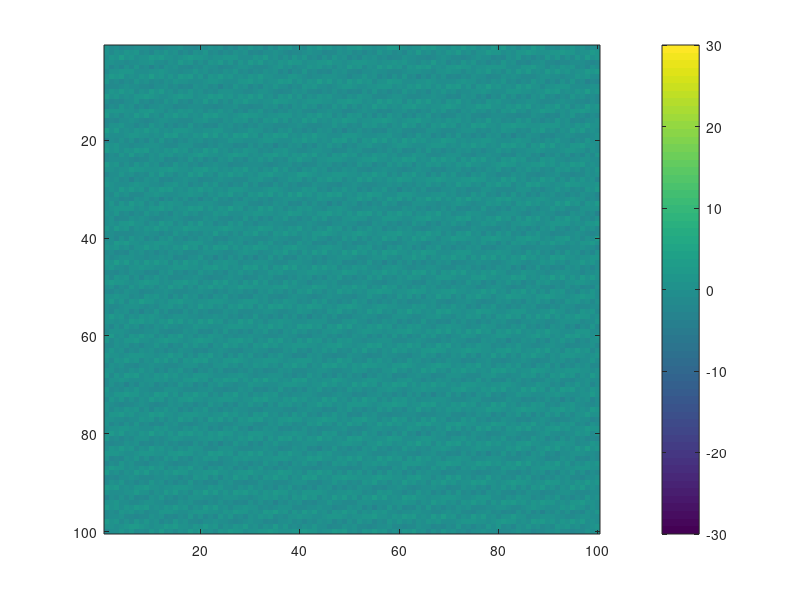

This figure's MATLAB source: (Note: this script raises an error after producing the figure.)
% For the alfven modes 3D
%--------------------------------------------------------------------------
% Define the parameters of your simulation
grid_size = [100, 100, 100];  % Size of the simulation grid
dx = 0.06;  % Spatial resolution (grid spacing)
dt = 0.06;  % Temporal resolution (time step)

% Number of waves;
nw=15;

% Define the wave parameters for each mode
amplitude = ones(1, nw);  % Wave amplitudes for each mode
kx = 2*pi*rand(1, nw) ./ (dx);  % Wave vectors in x-direction for each mode (randomly generated)
ky = 2*pi*rand(1, nw) ./ (dx);  % Wave vectors in y-direction for each mode (randomly generated)
omega = 2*pi*rand(1, nw) ./ dt;  % Angular frequencies for each mode (randomly generated)
phase = 2*pi*rand(1, nw); % Random phase for each mode

kx0=kx; ky0=ky; omega0=omega;

k0 = sqrt(kx0.^2 + ky0.^2);

% Create a grid of coordinates
x = dx * (-grid_size(2)/2:grid_size(2)/2-1);
y = dx * (-grid_size(1)/2:grid_size(1)/2-1);
z = dx * (-grid_size(1)/2:grid_size(1)/2-1);

[X, Y, Z] = meshgrid(x, y, z);

% Initialize arrays for magnetic field components
Bx = zeros(grid_size);
By = zeros(grid_size);
Bz = zeros(grid_size);

vx = zeros(grid_size);
vy = zeros(grid_size);
vz = zeros(grid_size);

% Superposition of the modes

for i = 1:length(amplitude)
    Bx = Bx + amplitude(i) * cos(kx(i)*X + ky(i)*Y + omega(i)*dt + phase(i)) ;%+ wnoise/nw;
    By = By + amplitude(i) * sin(kx(i)*X + ky(i)*Y + omega(i)*dt + phase(i)) ;%+ wnoise/nw;
    % Compute the velocity field components
    vx = By;
    vy = -Bx;
end


%--------------------------------------------------------------------------


% For the alfven modes and different times to extract the frequencies
%--------------------------------------------------------------------------
% Define the parameters of your simulation
grid_size = [100, 100];  % Size of the simulation grid
dx = 0.06;  % Spatial resolution (grid spacing)
dt = 0.06;  % Temporal resolution (time step)

% Number of waves;
nw=3;

% Define the wave parameters for each mode
amplitude = ones(1, nw);  % Wave amplitudes for each mode
kx = 2*pi*rand(1, nw) ./ (dx);  % Wave vectors in x-direction for each mode (randomly generated)
ky = 2*pi*rand(1, nw) ./ (dx);  % Wave vectors in y-direction for each mode (randomly generated)
omega = 2*pi*rand(1, nw) ./ dt;  % Angular frequencies for each mode (randomly generated)
phase = 2*pi*rand(1, nw); % Random phase for each mode

kx0=kx; ky0=ky; omega0=omega;

k0 = sqrt(kx0.^2 + ky0.^2);

% Create a grid of coordinates
x = dx * (-grid_size(2)/2:grid_size(2)/2-1);
y = dx * (-grid_size(1)/2:grid_size(1)/2-1);
[X, Y] = meshgrid(x, y);

% Initialize arrays for magnetic field components
Bx = zeros(grid_size);
By = zeros(grid_size);

Bx_i = zeros(100,100,100);
By_i = zeros(100,100,100);
Bz_i = zeros(100,100,100);

vx_i = zeros(100,100,100);
vy_i = zeros(100,100,100);

B0=1;
wnoise= rand(1)*B0*X;

% Superposition of the modes
for dt_i = 1:100
    for i = 1:length(amplitude)
        Bx = Bx + amplitude(i) * cos(kx(i)*X + ky(i)*Y - omega(i)*dt_i*dt + phase(i)) ;%+ wnoise/nw;
        By = By + amplitude(i) * sin(kx(i)*X + ky(i)*Y - omega(i)*dt_i*dt + phase(i)) ;%+ wnoise/nw;
        % Compute the velocity field components
        vx = By;
        vy = -Bx;
        %vz = zeros(grid_size);
        % safe the waves for different times
        Bx_i(:,:,dt_i) = Bx;
        By_i(:,:,dt_i) = By;
        vx_i(:,:,dt_i) = vx;
        vy_i(:,:,dt_i) = vy;
    end
end

%--------------------------------------------------------------------------
Bx=Bx_i; % this comes from the other previous for loop with the data

%--------------------------------------------------------------------------
% Let's visualise the waves
time=(1:100)*dt;
t=1;
for t=1:100
    f1=figure(1);
    imagesc(Bx(:,:,t))
    hold on
    colorbar; caxis([-30 30]);
    colormap('parula')
    title('time='+string(time(t)))
    hold off
end
%--------------------------------------------------------------------------


%Bx1=Bx_i(:,:,19); By1=By_i(:,:,19);  
%--------------------------------------------------------------------------
%Bx=Bx1; By=By1; 
%--------------------------------------------------------------------------

%--------------------------------------------------------------------------
Bx=Bx_i(:,:,:);
By=By_i(:,:,:);
Bz=Bz_i(:,:,:);

% Parameters for FFT and Iterative Filtering
fs = 1; % Sampling frequency (modify according to your data)

% Perform 3D FFT on the Bz component
Bx_fft = fftn(Bx);
By_fft = fftn(By);
Bz_fft = fftn(Bz);

%shift the fourier transform
Bx_fft = fftshift(Bx_fft);
By_fft = fftshift(By_fft);
Bz_fft = fftshift(Bz_fft);

Bx_power_spectrum = abs(Bx_fft).^2;
By_power_spectrum = abs(By_fft).^2;
Bz_power_spectrum = abs(Bz_fft).^2;

BT_power_spectrum = Bx_power_spectrum + By_power_spectrum + Bz_power_spectrum;


% Reduce as integrated circles in a single kx ky plane
%--------------------------------------------------------------------------
% Get the size of the Bz_fft array
[nx, ny, nt] = size(Bz_fft);

% Create grids for kx and ky
kx=((0:nx-1)-nx/2).*2*pi/(nx * (1*dx)); %Includes negative wavenumbers
ky=((0:ny-1)-ny/2).*2*pi/(ny * (1*dx));
om=((0:ny-1)-nt/2).*2*pi/(nt * (1*dt));

[Kx, Ky] = meshgrid(kx, ky);

k_max = 2*pi/(dx);
k_per = linspace(0,k_max,100);
n_k_per = length(k_per);

Bz_ps_s= zeros(1,n_k_per);
for i=2:n_k_per
    k_index =(k_per(i-1) < sqrt(Kx.^2  + Ky.^2)) & (sqrt(kx.^2  + ky.^2)< k_per(i));
    Bz_ps_s(1,i) =sum(BT_power_spectrum(:,:,1).*k_index, 'all');
end

f1=figure(1)
plot(k_per,Bz_ps_s)
%--------------------------------------------------------------------------



% Reduce as integrated circles for multiple kx ky planes to make the plot
% with the frequency
%--------------------------------------------------------------------------
% Get the size of the Bz_fft array
[nx, ny, nt] = size(Bz_fft);

% Create grids for kx and ky
kx=((0:nx-1)-nx/2).*2*pi/(nx * (1*dx)); %Includes negative wavenumbers
ky=((0:ny-1)-ny/2).*2*pi/(ny * (1*dx));
om=((0:ny-1)-nt/2).*2*pi/(nt * (1*dt));

[Kx, Ky] = meshgrid(kx, ky);

k_max = 2*pi/(dx);
k_per = linspace(0,k_max,100);
n_k_per = length(k_per);

Bz_ps_2Ds= zeros(n_k_per,100);
for t=1:100
    for i=2:n_k_per
        k_index =(k_per(i-1) < sqrt(Kx.^2  + Ky.^2)) & (sqrt(kx.^2  + ky.^2)< k_per(i));
        Bz_ps_s(1,i) = sum(BT_power_spectrum(:,:,t).*k_index, 'all');
    end
    Bz_ps_2Ds(:,t) = Bz_ps_s;
end

[K_per, Om] = meshgrid(k_per, om)

f2=figure(2)
%hc=pcolor(Kxo, Om, Bz_ps_2Ds)
hc=pcolor(K_per, Om, log(Bz_ps_2Ds))
hold on
set(hc,'edgecolor','none');
colorbar
hold off
%--------------------------------------------------------------------------


% this is for the case where it is not shifted
%kx = 2 * pi * (-nx/2:nx/2-1) / (nx * (1*dx));
%ky = 2 * pi * (-ny/2:ny/2-1) / (ny * (1*dx));

% Get the size of the Bz_fft array
[nx, ny, nt] = size(Bz_fft);

% Create grids for kx and ky
kx=((0:nx-1)-nx/2).*2*pi/(nx * (1*dx)); %Includes negative wavenumbers
ky=((0:ny-1)-ny/2).*2*pi/(ny * (1*dx));
om=((0:ny-1)-nt/2).*2*pi/(nt * (1*dt));

k = sqrt(kx.^2 + ky.^2);

[Kxy, Ky] = meshgrid(kx, ky);
[Kxo, Om] = meshgrid(kx, om);

%--------------------------------------------------------------------------
% Let's visualise the power spectrum time evolution
t=1;
for t=1:100
    f2=figure(2);
    %hc=pcolor(Kx,Ky,log(Bz_power_spectrum(:,:,t)));
    hc=pcolor(Kxy,Ky,log(squeeze(Bz_power_spectrum(:,:,t))));
    hc=pcolor(Kxo,Om,log(squeeze(Bz_power_spectrum(:,t,:))));
    hold on
    set(hc,'edgecolor','none');
    colorbar; caxis([-15 15]);
    colormap('parula')
    %xlim([0 Kx(end,end)]);
    %ylim([0 Kx(end,end)]);
    hold off
end
%--------------------------------------------------------------------------

%--------------------------------------------------------------------------
t=1;
for t=1:100
    f2=figure(2); 
    dum = log(squeeze(Bz_power_spectrum(t,5,:)));
     TF = islocalmax(dum); % find the local maxima
     kx_TF = om.*TF'; 
     vtf = nonzeros(kx_TF);
    %plot(kx,dum);
    plot(om,dum);
    hold on
    %hc=pcolor(Kxo,Om,log(squeeze(Bz_power_spectrum(:,1,:))));
    %xlim([0 Kx(end,end)]);
    %ylim([0 Kx(end,end)]);
    title(string(vtf))
    hold off
end

%--------------------------------------------------------------------------

%--------------------------------------------------------------------------
% Initialize arrays to store results
amplitudes = zeros(nx, ny);
frequencies_o = zeros(nx, ny); %this will include the k and omegas
frequencies_g = zeros(nx, ny);

% Interpolate the amplitudes and frequencies to a wavenumber and temporal frequency grid
numGridPoints = 100; % Number of points in the grid. This works only with 100 because the way...
k_max = max(k);

freq_max = 1/(dt); % Maximum temporal frequency
omega_max = 2*pi*freq_max;%max(max(max(frequencies)));

wavenumbers = linspace(0, k_max, numGridPoints);
omegas = linspace(0, omega_max, numGridPoints);
%--------------------------------------------------------------------------


% %--------------------------------------------------------------------------
% % This shows that the time evolution of each point of Bz have the same 
% % time frequency information 
% i=10;j=20;
% for i=1:50
%     for j=1:50
%         f5=figure(5);
%         dum=squeeze(Bz_fft(i,j,:));
%         dum=fft(dum);
%         dum=abs(dum).^2;
%         plot(omegas,log(dum),LineWidth=2)
%         hold on
%         title('time='+string(time(t)))
%         ylim([-8 12])
%         hold off
%     end
% end
% %--------------------------------------------------------------------------

% %--------------------------------------------------------------------------
% % This shows that each kx and ky have a different time evolution. Also,
% % their the time fft of each pair kx and ky can give different frequencies
% % and power intensities. 
% i=10;j=20;
% for i=1:50
%     for j=1:50
%         f5=figure(5);
%         dum=squeeze(Bz_power_spectrum(i,j,:));
%         dum=fft(dum);
%         dum=abs(dum).^2;
%         plot(omegas,log(dum),LineWidth=2)
%         hold on
%         title('time='+string(time(t)))
%         ylim([-8 20])
%         hold off
%     end
% end
% %--------------------------------------------------------------------------

%--------------------------------------------------------------------------
omegas_TF_i=zeros(numGridPoints,numGridPoints); 
power2_i=zeros(numGridPoints,numGridPoints); 

omegas_TF_j=zeros(numGridPoints,numGridPoints); 
power2_j=zeros(numGridPoints,numGridPoints); 

i=10;j=20;
for i=1:numGridPoints
    for j=1:numGridPoints
        %if(j<=i)

%         numIterations=1;
%         % Apply Iterative Filtering
%         for k = 1:numIterations
%             % Perform the inverse 2D FFT
%             Bz_ifft = ifft2(Bz_fft);
% 
%             % Remove high-frequency noise
%             Bz_ifft(i, j, :) = 0;
% 
%             % Perform the 2D FFT
%             Bz_fft = fft2(Bz_ifft);
%         end
%         %shift the fourier transform
%         Bz_fft = fftshift(Bz_fft);
%         Bz_power_spectrum = abs(Bz_fft).^2;

        % compute the the fft in time of the amplitude for each kx ky pair
        dum=squeeze(Bz_power_spectrum(i,j,:)); % 100,1
        %dum=squeeze(Bz(i,j,:)); % 100,1
        dum=fft(dum);
        dum=fftshift(dum);
        dum=abs(dum).^2;

        TF = islocalmax(dum); % find the local maxima
        omegas_TF = omegas'.*TF; % find the frequency of the local maxima
        power2 = dum.*TF; % get the value of the local maxima


        % safe the time frequencies for each kx ky pair
        omegas_TF_j(:,j) =  omegas_TF;
        power2_j(:,j) =  power2;
        %             disp(i)
        %             disp(j)
        %end
    end
    omegas_TF_i =  mean(omegas_TF_j,2); % compute the average over j
    power2_i(:,i) =  mean(power2_j,2);
end


[K_grid, Omega_grid] = meshgrid(wavenumbers, omegas);

%--------------------------------------------------------------------------
f6=figure(6);
hc=pcolor(K_grid,omegas,log(power2_i));
hold on
set(hc,'edgecolor','none');
colorbar
xlabel('k')
ylabel('\omega')
hold off
%--------------------------------------------------------------------------

%--------------------------------------------------------------------------













%--------------------------------------------------------------------------


% Perform Iterative Filtering for each pair (kx, ky)
i=10;j=10;

for i = 1:nx
    for j = 1:ny
        % Extract the complex value at current (kx, ky) pair
        Bz_k = squeeze(Bz_fft(i, j, :));
        amplitude = abs(Bz_k);

        % Empirical mode decomposition
        q = amplitude;
        [imf,~,~] = emd(q,Interpolation="pchip");

        IMF_ft = fft(imf); % get the frequency

        L=length(imf);
        Y = fft(imf(:,2));
        P2 = abs(Y/L);
        P1 = P2(1:L/2+1);
        P1(2:end-1) = 2*P1(2:end-1);

        ff = fs*(0:(L/2))/L;
        f4=figure(4)
        plot(ff,P1) 
        title("Single-Sided Amplitude Spectrum of X(t)")
        xlabel("f (Hz)")
        ylabel("|P1(f)|")
        
        % I need to get teh index
        ind = ff(P1==max(P1))

        imf_mean = mean(imf); % average amplitude
        omega_f_mean = mean(abs(real(omega_f))); %real frequency
        gamma_f_mean = mean(abs(imag(omega_f))); %imaginary frequency

        


        % does it makes sense to compute a weigthed power average with the
        % frequencies?
        


        % the idea is to get the a condition to store the data in the
        % appropiated 

        

        % Store the results
        amplitudes(i, j) = imf_mean;
        frequencies_o(i, j) = omega_f_mean;
        frequencies_g(i, j) = gamma_f_mean;
    end
end

%--------------------------------------------------------------------------



%--------------------------------------------------------------------------
% Sum up the corresponding powers over all found frequencies
power_grid = zeros(numGridPoints, numGridPoints);
for t = 1:nt
    for i = 1:nx
        for j = 1:ny
            k_index = find(abs(kx - Kx(i, j)) < k_max/numGridPoints/2);
            omega_index = find(abs(omegas - frequencies(i, j, t)) < omega_max/numGridPoints/2);
            
            if ~isempty(k_index) && ~isempty(omega_index)
                power_grid(omega_index, k_index) = power_grid(omega_index, k_index) + amplitudes(i, j, t)^2;
            end
        end
    end
end
%--------------------------------------------------------------------------


%--------------------------------------------------------------------------
% Smooth the power grid using Gaussian filtering
sigma = 2; % Standard deviation of the Gaussian filter
power_grid_smoothed = imgaussfilt(power_grid, sigma);

% Display the smoothed power grid
figure;
subplot(1,2,1)
%imagesc(wavenumbers, omegas, power_grid_smoothed);
hc=pcolor(wavenumbers, omegas, log(power_grid));
hold on
set(hc,'edgecolor','none');
colorbar;
xlabel('Wavenumber');
ylabel('Omega');
title('Power Grid');
hold off
subplot(1,2,2)
hc=pcolor(wavenumbers, omegas, log(power_grid_smoothed));
hold on
set(hc,'edgecolor','none');
colorbar;
xlabel('Wavenumber');
ylabel('Omega');
title('Smoothed Power Grid');
hold off

figure
histogram(omega./(2*pi),10)
%--------------------------------------------------------------------------







load("sinusoidalSignalExampleData.mat","X","fs")
[imf,residual,info] = emd(X,Interpolation="pchip");
[hs,f,t] = hht(imf,fs);

f1=figure(1)
plot(t)





% For the alfven modes
%--------------------------------------------------------------------------
% Define the parameters of your simulation
grid_size = [100, 100];  % Size of the simulation grid
dx = 1;  % Spatial resolution (grid spacing)
dt = 0.1;  % Temporal resolution (time step)

% Define the wave parameters for each mode
amplitude = ones(1, 20);  % Wave amplitudes for each mode
kx = 2*pi*rand(1, 20) ./ dx;  % Wave vectors in x-direction for each mode (randomly generated)
ky = 2*pi*rand(1, 20) ./ dx;  % Wave vectors in y-direction for each mode (randomly generated)
omega = 2*pi*rand(1, 20) ./ dt;  % Angular frequencies for each mode (randomly generated)

% Create a grid of coordinates
x = dx * (-grid_size(2)/2:grid_size(2)/2-1);
y = dx * (-grid_size(1)/2:grid_size(1)/2-1);
[X, Y] = meshgrid(x, y);

% Initialize arrays for magnetic field components
Bx = zeros(grid_size);
By = zeros(grid_size);
Bz = zeros(grid_size);

% Superposition of the modes
for i = 1:length(amplitude)
    phase = rand * 2 * pi;  % Random phase for each mode
    Bx = Bx + amplitude(i) * cos(kx(i)*X + ky(i)*Y - omega(i)*dt + phase);
    By = By + amplitude(i) * sin(kx(i)*X + ky(i)*Y - omega(i)*dt + phase);
end

% Compute the velocity field components
vx = By;
vy = -Bx;
vz = zeros(grid_size);

Bx1=Bx; By1=By; Bz1=Bz; 

% Plot the magnetic field components
figure;
subplot(2, 2, 1);
imagesc(x, y, Bx);
colorbar;
xlabel('x');
ylabel('y');
title('Bx');
subplot(2, 2, 2);
imagesc(x, y, By);
colorbar;
xlabel('x');
ylabel('y');
title('By');
subplot(2, 2, 3);
imagesc(x, y, Bz);
colorbar;
xlabel('x');
ylabel('y');
title('Bz');
subplot(2, 2, 4);
quiver(X, Y, Bx, By);
xlabel('x');
ylabel('y');
title('Magnetic Field Vector');

% Plot the velocity field components
figure;
subplot(2, 2, 1);
imagesc(x, y, vx);
colorbar;
xlabel('x');
ylabel('y');
title('vx');
subplot(2, 2, 2);
imagesc(x, y, vy);
colorbar;
xlabel('x');
ylabel('y');
title('vy');
subplot(2, 2, 3);
imagesc(x, y, vz);
colorbar;
xlabel('x');
ylabel('y');
title('vz');
subplot(2, 2, 4);
quiver(X, Y, vx, vy);
xlabel('x');
ylabel('y');
title('Velocity Field Vector');


% Compute the phase velocity for each mode
v = omega ./ sqrt(kx.^2 + ky.^2);

f1=figure(1);
plot(v)
title('phase velocity')


% Display the phase velocity
disp(['Phase velocity: ', num2str(v), ' m/s']);
%--------------------------------------------------------------------------




% for another way to produce the whistler
%--------------------------------------------------------------------------
% Define the parameters of your simulation
grid_size = [100, 100];  % Size of the simulation grid
dx = 1;  % Spatial resolution (grid spacing)
dt = 0.1;  % Temporal resolution (time step)

% Define the wave parameters
amplitude = 1;  % Wave amplitude
kx = 2*pi/10;  % Wave vector in x-direction
ky = 2*pi/5;   % Wave vector in y-direction
omega0 = 2*pi/20;  % Center angular frequency
kappa = 0.1;  % Dispersion parameter

% Create a grid of coordinates
x = dx * (-grid_size(2)/2:grid_size(2)/2-1);
y = dx * (-grid_size(1)/2:grid_size(1)/2-1);
[X, Y] = meshgrid(x, y);

% Compute the angular frequency as a function of wave vector magnitude
k_mag = sqrt(kx^2 + ky^2);
omega = omega0 + kappa * k_mag^2;

% Compute the magnetic field components
Bx = amplitude * sin(kx*X + ky*Y - omega*dt);
By = zeros(grid_size);
Bz = amplitude * cos(kx*X + ky*Y - omega*dt);

Bx3=Bx; By3=By; Bz3=Bz;

% Plot the magnetic field components
figure;
subplot(2, 2, 1);
imagesc(x, y, Bx);
colorbar;
xlabel('x');
ylabel('y');
title('Bx');
subplot(2, 2, 2);
imagesc(x, y, By);
colorbar;
xlabel('x');
ylabel('y');
title('By');
subplot(2, 2, 3);
imagesc(x, y, Bz);
colorbar;
xlabel('x');
ylabel('y');
title('Bz');
subplot(2, 2, 4);
quiver(X, Y, Bx, Bz);
xlabel('x');
ylabel('y');
title('Magnetic Field Vector');

% Compute the phase velocity
v = omega / k_mag;

% Display the phase velocity
disp(['Phase velocity: ', num2str(v), ' m/s']);
%--------------------------------------------------------------------------



% Superposition of three different waves whislter modes
%--------------------------------------------------------------------------
% Define the parameters of your simulation
grid_size = [100, 100];  % Size of the simulation grid
dx = 1;  % Spatial resolution (grid spacing)
dt = 0.1;  % Temporal resolution (time step)

% Define the wave parameters for each mode
amplitude = ones(1, 20);  % Wave amplitudes for each mode
kx = 2*pi*rand(1, 20) ./ dx;  % Wave vectors in x-direction for each mode (randomly generated)
ky = 2*pi*rand(1, 20) ./ dx;  % Wave vectors in y-direction for each mode (randomly generated)
omega = 2*pi*rand(1, 20) ./ dt;  % Angular frequencies for each mode (randomly generated)

% Create a grid of coordinates
x = dx * (-grid_size(2)/2:grid_size(2)/2-1);
y = dx * (-grid_size(1)/2:grid_size(1)/2-1);
[X, Y] = meshgrid(x, y);

% Initialize arrays for magnetic field components, velocity components, and electric field components
Bx = zeros(grid_size);
By = zeros(grid_size);
Bz = zeros(grid_size);
vx = zeros(grid_size);
vy = zeros(grid_size);
vz = zeros(grid_size);

% Superposition of the modes
for i = 1:length(amplitude)
    phase = rand * 2 * pi;  % Random phase for each mode
    Bx = Bx + amplitude(i) * cos(kx(i)*X + ky(i)*Y - omega(i)*dt + phase);
    By = By + amplitude(i) * sin(kx(i)*X + ky(i)*Y - omega(i)*dt + phase);
    Bz = Bz + zeros(grid_size);
    vx = vx + By;
    vy = vy - Bx;
    vz = vz + zeros(grid_size);
end

Bx4=Bx; By4=By; Bz4=Bz;

% Plot the magnetic field components
figure;
subplot(2, 2, 1);
imagesc(x, y, Bx);
colorbar;
xlabel('x');
ylabel('y');
title('Bx');
subplot(2, 2, 2);
imagesc(x, y, By);
colorbar;
xlabel('x');
ylabel('y');
title('By');
subplot(2, 2, 3);
imagesc(x, y, Bz);
colorbar;
xlabel('x');
ylabel('y');
title('Bz');
subplot(2, 2, 4);
quiver(X, Y, Bx, By);
xlabel('x');
ylabel('y');
title('Magnetic Field Vector');

% Plot the velocity field components
figure;
subplot(2, 2, 1);
imagesc(x, y, vx);
colorbar;
xlabel('x');
ylabel('y');
title('vx');
subplot(2, 2, 2);
imagesc(x, y, vy);
colorbar;
xlabel('x');
ylabel('y');
title('vy');
subplot(2, 2, 3);
imagesc(x, y, vz);
colorbar;
xlabel('x');
ylabel('y');
title('vz');
subplot(2, 2, 4);
quiver(X, Y, vx, vy);
xlabel('x');
ylabel('y');
title('Velocity Field Vector');
%--------------------------------------------------------------------------


% superposition of 4 magnetosonic modes
%--------------------------------------------------------------------------
% Define the parameters of your simulation
grid_size = [100, 100];  % Size of the simulation grid
dx = 1;  % Spatial resolution (grid spacing)
dt = 0.1;  % Temporal resolution (time step)

% Define the wave parameters for each mode
amplitude = [1, 0.8, 0.5, 0.3];  % Wave amplitudes for each mode
kx = [2*pi/10, 2*pi/15, 2*pi/20, 2*pi/25];  % Wave vectors in x-direction for each mode
ky = [2*pi/5, 2*pi/8, 2*pi/12, 2*pi/16];   % Wave vectors in y-direction for each mode
omega = [2*pi/20, 2*pi/25, 2*pi/30, 2*pi/35];  % Angular frequencies for each mode

% Create a grid of coordinates
x = dx * (-grid_size(2)/2:grid_size(2)/2-1);
y = dx * (-grid_size(1)/2:grid_size(1)/2-1);
[X, Y] = meshgrid(x, y);

% Initialize arrays for magnetic field components, velocity components, and density
Bx = zeros(grid_size);
By = zeros(grid_size);
Bz = zeros(grid_size);
vx = zeros(grid_size);
vy = zeros(grid_size);
vz = zeros(grid_size);
density = zeros(grid_size);

% Superposition of the modes
for i = 1:length(amplitude)
    Bx = Bx + amplitude(i) * cos(kx(i)*X + ky(i)*Y - omega(i)*dt);
    By = By + amplitude(i) * sin(kx(i)*X + ky(i)*Y - omega(i)*dt);
    Bz = Bz + zeros(grid_size);
    vx = vx + amplitude(i) * sin(kx(i)*X + ky(i)*Y - omega(i)*dt);
    vy = vy + amplitude(i) * cos(kx(i)*X + ky(i)*Y - omega(i)*dt);
    vz = vz + zeros(grid_size);
    density = density + amplitude(i) * cos(kx(i)*X + ky(i)*Y - omega(i)*dt);
end

Bx5=Bx; By5=By; Bz5=Bz;

% Plot the magnetic field components
figure;
subplot(2, 2, 1);
imagesc(x, y, Bx);
colorbar;
xlabel('x');
ylabel('y');
title('Bx');
subplot(2, 2, 2);
imagesc(x, y, By);
colorbar;
xlabel('x');
ylabel('y');
title('By');
subplot(2, 2, 3);
imagesc(x, y, Bz);
colorbar;
xlabel('x');
ylabel('y');
title('Bz');
subplot(2, 2, 4);
quiver(X, Y, Bx, By);
xlabel('x');
ylabel('y');
title('Magnetic Field Vector');

% Plot the velocity field components
figure;
subplot(2, 2, 1);
imagesc(x, y, vx);
colorbar;
xlabel('x');
ylabel('y');
title('vx');
subplot(2, 2, 2);
imagesc(x, y, vy);
colorbar;
xlabel('x');
ylabel('y');
title('vy');
subplot(2, 2, 3);
imagesc(x, y, vz);
colorbar;
xlabel('x');
ylabel('y');
title('vz');
subplot(2, 2, 4);
quiver(X, Y, vx, vy);
xlabel('x');
ylabel('y');
title('Velocity Field Vector');

% Plot the density
figure;
imagesc(x, y, density);
colorbar;
xlabel('x');
ylabel('y');
title('Density');
%--------------------------------------------------------------------------


% Make a superposition of the different modes
Bx=Bx1 + Bx3 + Bx4 + Bx5; 
By=By1 + By3 + By4 + By5; 
Bz=Bz1 + Bz3 + Bz4 + Bz5; 


Bx=Bx1; 
By=By1; 
%--------------------------------------------------------------------------
% Load the magnetic field data from your simulation
% Assuming you have the magnetic field components Bx, By, Bz stored in separate variables

% Define the parameters of your simulation
grid_size = size(Bx);  % Size of the simulation grid
dx = 1;  % Spatial resolution (grid spacing)
dt = 1;  % Temporal resolution (time step)

% Perform the Fourier transform on the magnetic field components
Bx_fft = fft2(Bx);
By_fft = fft2(By);
%Bz_fft = fft2(Bz);

% Compute the power spectrum in wave-frequency and wave vector space
Bx_power_spectrum = abs(Bx_fft).^2;
By_power_spectrum = abs(By_fft).^2;
%Bz_power_spectrum = abs(Bz_fft).^2;
%total_power_spectrum = Bx_power_spectrum + By_power_spectrum + Bz_power_spectrum;
total_power_spectrum = Bx_power_spectrum;

% Define the wave vector grid
kx = (2*pi/(dx*grid_size(2))) * (-grid_size(2)/2:grid_size(2)/2-1);
ky = (2*pi/(dx*grid_size(1))) * (-grid_size(1)/2:grid_size(1)/2-1);
[Kx, Ky] = meshgrid(kx, ky);

% This doesn't catch the frequencies  
% Define the frequency grid
freq = fftshift(1 / (dt * grid_size(2))) * (-grid_size(2)/2:grid_size(2)/2-1);


% Plot the power spectrum in wave-frequency and wave vector space
figure;
%--------------------------------------------------------------------------
subplot(1,2,1)
%imagesc(kx, freq, log10(total_power_spectrum));
hc=pcolor(kx, freq, log10(total_power_spectrum));
hold on
set(hc,'edgecolor','none');
colorbar;
xlabel('Wave vector (k)');
ylabel('Frequency (Hz)');
title('Power Spectrum');
%xlim([0 max(ky)]);
%ylim([0 max(freq)])
%--------------------------------------------------------------------------
subplot(1,2,2)
hc=pcolor(Kx, Ky, log10(total_power_spectrum));
hold on
set(hc,'edgecolor','none');
colorbar;
xlabel('Wave vector (kx)');
ylabel('Wave vector (ky)');
title('Power Spectrum');
%xlim([0 max(ky)]);
%ylim([0 max(freq)])
%--------------------------------------------------------------------------


%--------------------------------------------------------------------------

% Define the angles for which you want to plot the dispersion relation
angle1 = 30;  % Angle in degrees
angle2 = 60;  % Angle in degrees

% Convert angles to radians
theta1 = deg2rad(angle1);
theta2 = deg2rad(angle2);

% Compute the wave vector magnitude for the given angles
k_mag1 = Kx * cos(theta1) + Ky * sin(theta1);
k_mag2 = Kx * cos(theta2) + Ky * sin(theta2);

% Compute the frequency for the given angles using the dispersion relation
freq1 = k_mag1 * v;  % Replace 'v' with the phase velocity for the given mode
freq2 = k_mag2 * v;  % Replace 'v' with the phase velocity for the given mode

% Plot the dispersion relation for the first angle
figure;
plot(k_mag1(:), freq1(:), 'r.');
xlabel('Wave vector magnitude (|k|)');
ylabel('Frequency (Hz)');
title(['Dispersion Relation (Angle = ', num2str(angle1), ' degrees)']);

% Plot the dispersion relation for the second angle
figure;
plot(k_mag2(:), freq2(:), 'b.');
xlabel('Wave vector magnitude (|k|)');
ylabel('Frequency (Hz)');
title(['Dispersion Relation (Angle = ', num2str(angle2), ' degrees)']);
%--------------------------------------------------------------------------
